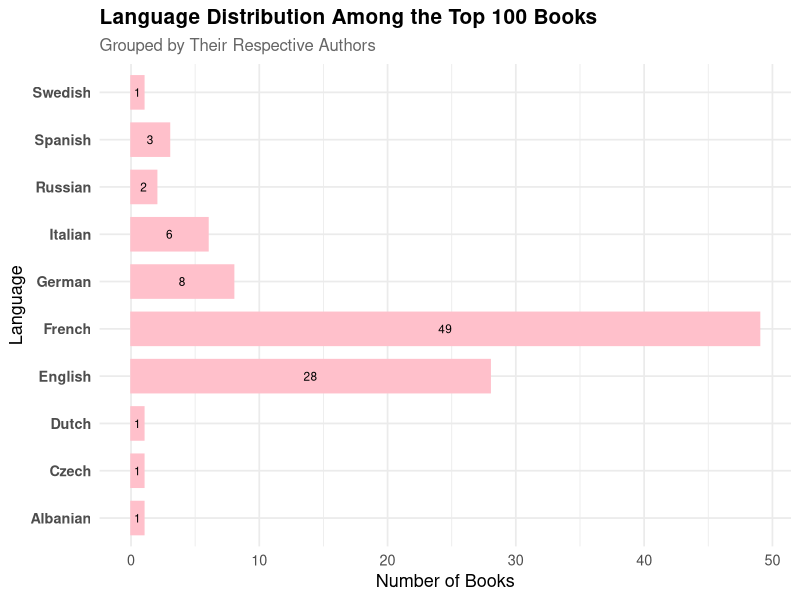

R code for this plot:
## ---- chunk 1
# load packages
library(dplyr)
library(readr)
library(ggplot2)
## ---- chunk 2
# read csv file
books <- read_csv("top-hundred-books.csv")
## ---- chunk 3
# language distribution analysis
table(books$Language)

# vizualized version
viz <- ggplot(books, aes(x = Language)) +
  geom_bar(color = "pink", width = 0.7, fill = "pink") +
  geom_text(
    stat = "count",
    aes(label = after_stat(count)),
    position = position_stack(vjust = 0.5),
    size = 3,
    color = "black"
  ) +
  coord_flip() +
  labs(
    x = "Language",
    y = "Number of Books",
    title = "Language Distribution Among the Top 100 Books",
    subtitle = "Grouped by Their Respective Authors"
  ) +
  theme_minimal(base_size = 13) +
  theme(
    plot.title = element_text(face = "bold", size = 15),
    plot.subtitle = element_text(size = 12, color = "gray40"),
    axis.text.y = element_text(face = "bold"),
    legend.position = "right"
  )
viz
